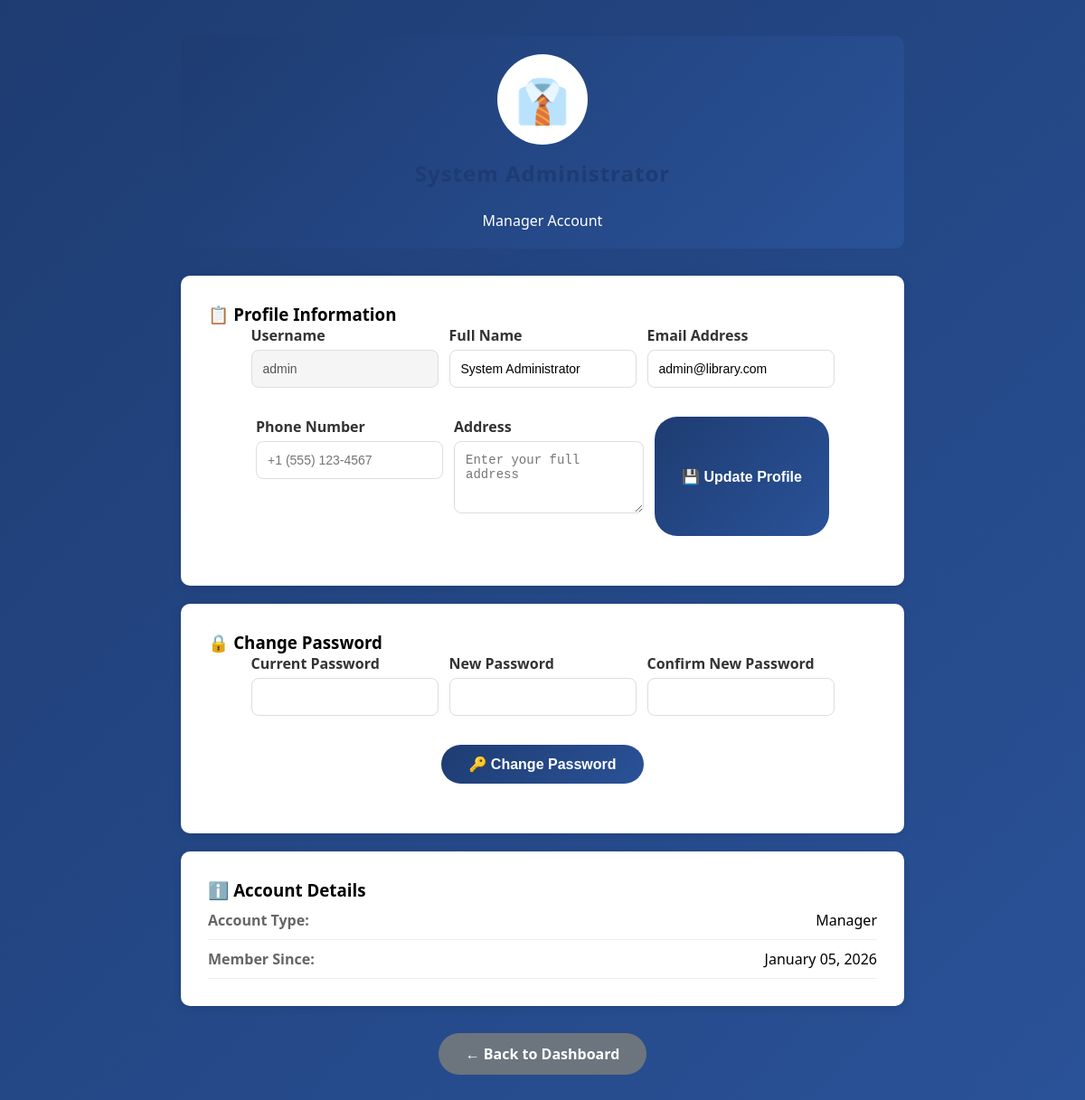
/profile.php (signed in), run on the app's committed database.
### tables this page shows
CREATE TABLE IF NOT EXISTS managers (
    id INT AUTO_INCREMENT PRIMARY KEY,
    username VARCHAR(50) UNIQUE NOT NULL,
    password VARCHAR(255) NOT NULL,
    email VARCHAR(100),
    full_name VARCHAR(100),
    created_at TIMESTAMP DEFAULT CURRENT_TIMESTAMP
);

### profile.php (the view, shortened to what this page needs)
<?php
include "db.php";
$user_id = $_SESSION['user_id'];
$role = $_SESSION['role'];
if ($role == 'manager') {
    $user = mysqli_fetch_assoc(mysqli_query($conn, "SELECT * FROM managers WHERE id=$user_id"));
} else {
    $user = mysqli_fetch_assoc(mysqli_query($conn, "SELECT * FROM students WHERE id=$user_id"));
}
?>
<!DOCTYPE html>
<html>
<head>
    <link rel="stylesheet" href="style.css">
</head>
<body>
<div class="profile-container">
    <div class="profile-header">
        <div class="profile-avatar">
            <?= $role == 'manager' ? '👔' : '🎓' ?>
        </div>
        <h2><?= htmlspecialchars($user['full_name'] ?? $user['username']) ?></h2>
        <p><?= ucfirst($role) ?> Account</p>
    </div>
    <div class="profile-card">
        <h3>📋 Profile Information</h3>
        <form method="post">
            <div class="form-group">
                <label>Username</label>
                <input type="text" value="<?= htmlspecialchars($user['username']) ?>" disabled style="background: #f5f5f5;">
            </div>
            <div class="form-group">
                <label>Full Name</label>
                <input type="text" name="full_name" value="<?= htmlspecialchars($user['full_name'] ?? '') ?>" required>
            </div>
            <div class="form-group">
                <label>Email Address</label>
                <input type="email" name="email" value="<?= htmlspecialchars($user['email'] ?? '') ?>" required>
            </div>
            <div class="form-group">
                <label>Phone Number</label>
                <input type="tel" name="phone" value="<?= htmlspecialchars($user['phone'] ?? '') ?>" placeholder="+1 (555) 123-4567">
            </div>
            <div class="form-group">
                <label>Address</label>
                <textarea name="address" placeholder="Enter your full address"><?= htmlspecialchars($user['address'] ?? '') ?></textarea>
            </div>
            <button type="submit" name="update_profile" class="btn-primary">💾 Update Profile</button>
        </form>
    </div>
    <div class="profile-card">
        <h3>🔒 Change Password</h3>
        <form method="post">
            <div class="form-group">
                <label>Current Password</label>
                <input type="password" name="current_password" required>
            </div>
            <div class="form-group">
                <label>New Password</label>
                <input type="password" name="new_password" minlength="6" required>
            </div>
            <div class="form-group">
                <label>Confirm New Password</label>
                <input type="password" name="confirm_password" minlength="6" required>
            </div>
            <button type="submit" name="change_password" class="btn-primary">🔑 Change Password</button>
        </form>
    </div>
    <div class="profile-card">
        <h3>ℹ️ Account Details</h3>
        <div class="info-row">
            <span class="info-label">Account Type:</span>
            <span><?= ucfirst($role) ?></span>
        </div>
        <div class="info-row">
            <span class="info-label">Member Since:</span>
            <span><?= date('F d, Y', strtotime($user['created_at'])) ?></span>
        </div>
    </div>
    <div style="text-align: center; margin-top: 30px;">
        <a href="<?= $role == 'manager' ? 'index.php' : 'student_dashboard.php' ?>"
           style="padding: 12px 30px; background: #6c757d; color: white; border-radius: 25px; text-decoration: none; display: inline-block;">
            ← Back to Dashboard
        </a>
    </div>
</div>
</body>
</html>

### style.css (style rules this page uses)
* { margin: 0; padding: 0; box-sizing: border-box; }
body { font-family: 'Segoe UI', Arial, sans-serif; background: linear-gradient(135deg, #1e3c72, #2a5298); min-height: 100vh; animation: fadeIn 1s ease-in; }
h2 { text-align: center; margin-bottom: 25px; color: #1e3c72; letter-spacing: 1px; }
form { margin-bottom: 25px; display: flex; flex-wrap: wrap; gap: 12px; justify-content: center; }
form input { padding: 10px 12px; width: 180px; border-radius: 8px; border: 1px solid #ccc; transition: all 0.3s ease; }
button { padding: 10px 20px; background: linear-gradient(135deg, #1e3c72, #2a5298); color: #fff; border: none; border-radius: 25px; cursor: pointer; transition: all 0.3s ease; font-weight: bold; }
a { color: #1e3c72; font-weight: bold; text-decoration: none; transition: color 0.3s ease; }

### profile.php (style rules this page uses)
.profile-container { max-width: 800px; margin: 40px auto; }
.profile-card { background: white; padding: 30px; border-radius: 10px; box-shadow: 0 2px 10px rgba(0,0,0,0.1); margin-bottom: 20px; }
.profile-header { text-align: center; padding: 20px; background: linear-gradient(135deg, #1e3c72, #2a5298); color: white; border-radius: 10px; margin-bottom: 30px; }
.profile-avatar { width: 100px; height: 100px; background: white; border-radius: 50%; display: flex; align-items: center; justify-content: center; font-size: 48px; margin: 0 auto 15px; }
.form-group { margin-bottom: 20px; }
.form-group label { display: block; margin-bottom: 5px; font-weight: bold; color: #333; }
.form-group input, .form-group textarea { width: 100%; padding: 12px; border: 1px solid #ddd; border-radius: 8px; font-size: 14px; }
.form-group textarea { resize: vertical; min-height: 80px; }
.btn-primary { background: linear-gradient(135deg, #1e3c72, #2a5298); color: white; padding: 12px 30px; border: none; border-radius: 25px; cursor: pointer; font-weight: bold; font-size: 16px; }
.info-row { display: flex; justify-content: space-between; padding: 10px 0; border-bottom: 1px solid #eee; }
.info-label { font-weight: bold; color: #666; }

### data on the page
managers: username "admin", full_name "System Administrator", email "admin@library.com", created_at "January 05, 2026"

### other printed values
$role "Manager"
